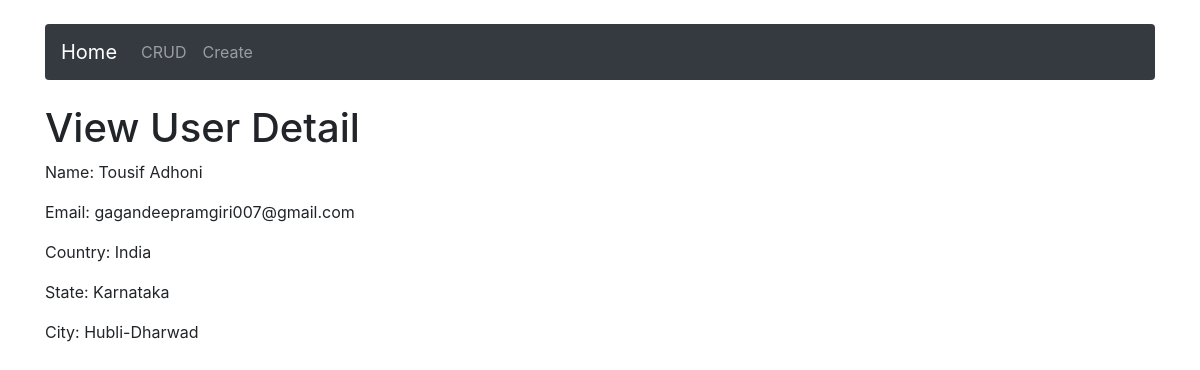
The page /view/6 on the database its author committed.
### operation/models.py (models this page shows)
class crud(models.Model):
    uname = models.CharField(max_length=200)
    email = models.CharField(max_length=200)
    country = models.CharField(max_length=200)
    state = models.CharField(max_length=200)
    city = models.CharField(max_length=200)

### operation/views.py (the view)
# urls.py: path('view/<int:id>', views.view, name="view"),
def view(request,id):
    user = crud.objects.filter(id=id)[0]
    return render(request, 'view.html', {"user":user})

### template/view.html (shortened to what this page needs)
{% load static %}
<!DOCTYPE html>
<html lang="en" class="h-100">
  <head>
    <link rel="stylesheet" href="{% static 'css/bootstrap.min.css' %}">
    <link rel="stylesheet" href="{% static 'css/style.css' %}">
  </head>
  <body class="d-flex flex-column h-100">
    <div class="container pt-4 pb-4">
        <nav class="navbar navbar-expand-lg navbar-dark bg-dark rounded">
            <a class="navbar-brand" href="/">Home</a>
            <div class="collapse navbar-collapse" id="navbarsExample09">
                <ul class="navbar-nav mr-auto">
                    <li class="nav-item">
                        <a class="nav-link" href="/index">CRUD<span class="sr-only">(current)</span></a>
                    </li>
                    <li class="nav-item">
                        <a class="nav-link" href="create">Create</a>
                    </li>
                </ul>
            </div>
        </nav>
    </div>
    <main role="main" class="flex-shrink-0">
        <div class="container">
            <h1>View User Detail</h1>
            <p>Name: {{user.uname}}</p>
            <p>Email: {{user.email}}</p>
            <p>Country: {{user.country}}</p>
            <p>State: {{user.state}}</p>
            <p>City: {{user.city}}</p>
        </div>
    </main>
  </body>
</html>

### rows shown on the page
crud: uname "Tousif Adhoni", email "gagandeepramgiri007@gmail.com", country "India", state "Karnataka", city "Hubli-Dharwad"
